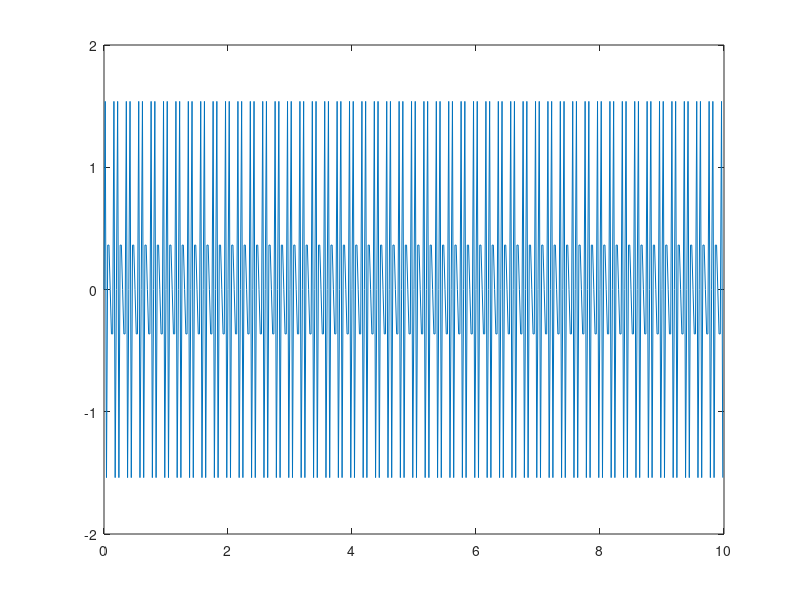
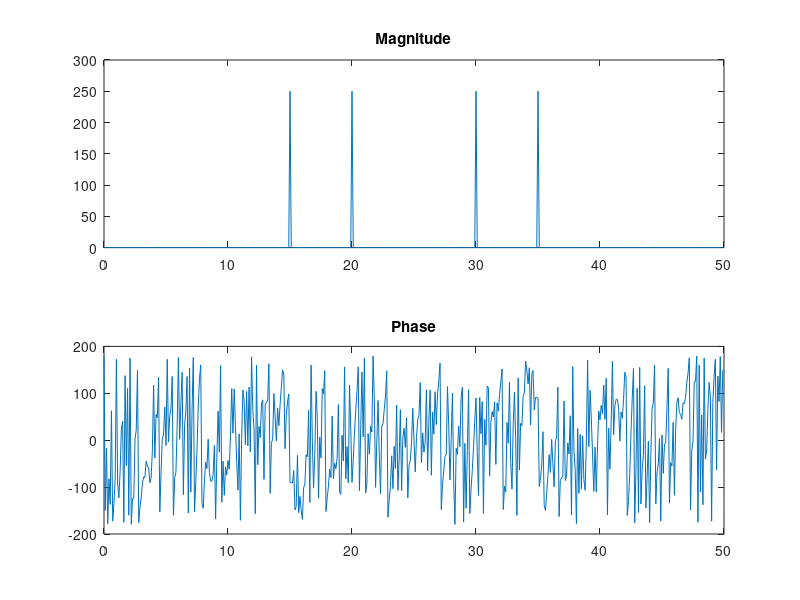

Reproduce these figures in MATLAB, in order.
t = 0:1/50:10-1/50;                     
x = sin(2*pi*15*t) + sin(2*pi*20*t);
figure(1)
plot(t,x)
y = fft(x);         
m = abs(y);                               
p = angle(y);
f = (0:length(y)-1)*50/length(y);
figure(2)
subplot(2,1,1)
plot(f,m)
title('Magnitude')

subplot(2,1,2)
plot(f,rad2deg(p))
title('Phase')